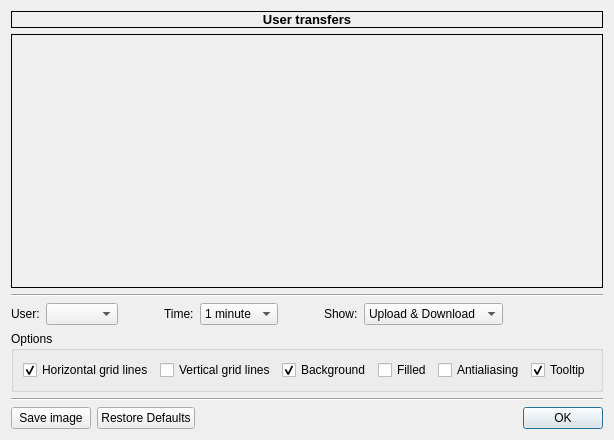
<?xml version="1.0" encoding="UTF-8"?>
<ui version="4.0">
 <class>UserTransfersGraphDialogClass</class>
 <widget class="QDialog" name="UserTransfersGraphDialogClass">
  <property name="geometry">
   <rect>
    <x>0</x>
    <y>0</y>
    <width>563</width>
    <height>440</height>
   </rect>
  </property>
  <property name="windowTitle">
   <string>User transfers graph</string>
  </property>
  <property name="windowIcon">
   <iconset resource="images.qrc">
    <normaloff>:/images/16_graph.png</normaloff>:/images/16_graph.png</iconset>
  </property>
  <layout class="QVBoxLayout" name="verticalLayout">
   <item>
    <widget class="QLabel" name="labelTitle">
     <property name="font">
      <font>
       <pointsize>10</pointsize>
       <weight>75</weight>
       <bold>true</bold>
      </font>
     </property>
     <property name="frameShape">
      <enum>QFrame::Box</enum>
     </property>
     <property name="text">
      <string>User transfers</string>
     </property>
     <property name="alignment">
      <set>Qt::AlignCenter</set>
     </property>
    </widget>
   </item>
   <item>
    <widget class="QFrame" name="frame">
     <property name="sizePolicy">
      <sizepolicy hsizetype="Preferred" vsizetype="MinimumExpanding">
       <horstretch>0</horstretch>
       <verstretch>0</verstretch>
      </sizepolicy>
     </property>
     <property name="minimumSize">
      <size>
       <width>0</width>
       <height>128</height>
      </size>
     </property>
     <property name="frameShape">
      <enum>QFrame::Box</enum>
     </property>
     <property name="frameShadow">
      <enum>QFrame::Plain</enum>
     </property>
     <layout class="QGridLayout" name="gridLayout_3">
      <property name="margin">
       <number>0</number>
      </property>
      <property name="spacing">
       <number>0</number>
      </property>
      <item row="0" column="0">
       <widget class="DoubleGraphWidget" name="widget" native="true">
        <property name="mouseTracking">
         <bool>true</bool>
        </property>
       </widget>
      </item>
     </layout>
    </widget>
   </item>
   <item>
    <widget class="Line" name="line">
     <property name="orientation">
      <enum>Qt::Horizontal</enum>
     </property>
    </widget>
   </item>
   <item>
    <layout class="QHBoxLayout" name="horizontalLayout_2">
     <item>
      <widget class="QLabel" name="label_3">
       <property name="text">
        <string>User:</string>
       </property>
      </widget>
     </item>
     <item>
      <widget class="QComboBox" name="comboBoxUsers">
       <property name="sizePolicy">
        <sizepolicy hsizetype="Fixed" vsizetype="Fixed">
         <horstretch>0</horstretch>
         <verstretch>0</verstretch>
        </sizepolicy>
       </property>
      </widget>
     </item>
     <item>
      <spacer name="horizontalSpacer_6">
       <property name="orientation">
        <enum>Qt::Horizontal</enum>
       </property>
       <property name="sizeType">
        <enum>QSizePolicy::Fixed</enum>
       </property>
       <property name="sizeHint" stdset="0">
        <size>
         <width>40</width>
         <height>20</height>
        </size>
       </property>
      </spacer>
     </item>
     <item>
      <widget class="QLabel" name="label">
       <property name="sizePolicy">
        <sizepolicy hsizetype="Fixed" vsizetype="Preferred">
         <horstretch>0</horstretch>
         <verstretch>0</verstretch>
        </sizepolicy>
       </property>
       <property name="text">
        <string>Time:</string>
       </property>
      </widget>
     </item>
     <item>
      <widget class="QComboBox" name="comboBoxTime">
       <property name="sizePolicy">
        <sizepolicy hsizetype="Fixed" vsizetype="Fixed">
         <horstretch>0</horstretch>
         <verstretch>0</verstretch>
        </sizepolicy>
       </property>
       <item>
        <property name="text">
         <string>1 minute</string>
        </property>
       </item>
       <item>
        <property name="text">
         <string>1 hour</string>
        </property>
       </item>
       <item>
        <property name="text">
         <string>24 hours</string>
        </property>
       </item>
      </widget>
     </item>
     <item>
      <spacer name="horizontalSpacer_5">
       <property name="orientation">
        <enum>Qt::Horizontal</enum>
       </property>
       <property name="sizeType">
        <enum>QSizePolicy::Fixed</enum>
       </property>
       <property name="sizeHint" stdset="0">
        <size>
         <width>40</width>
         <height>20</height>
        </size>
       </property>
      </spacer>
     </item>
     <item>
      <widget class="QLabel" name="label_2">
       <property name="sizePolicy">
        <sizepolicy hsizetype="Fixed" vsizetype="Preferred">
         <horstretch>0</horstretch>
         <verstretch>0</verstretch>
        </sizepolicy>
       </property>
       <property name="text">
        <string>Show:</string>
       </property>
      </widget>
     </item>
     <item>
      <widget class="QComboBox" name="comboBoxShow">
       <property name="sizePolicy">
        <sizepolicy hsizetype="Fixed" vsizetype="Fixed">
         <horstretch>0</horstretch>
         <verstretch>0</verstretch>
        </sizepolicy>
       </property>
       <item>
        <property name="text">
         <string>Upload &amp; Download</string>
        </property>
       </item>
       <item>
        <property name="text">
         <string>Upload</string>
        </property>
       </item>
       <item>
        <property name="text">
         <string>Download</string>
        </property>
       </item>
      </widget>
     </item>
     <item>
      <spacer name="horizontalSpacer_4">
       <property name="orientation">
        <enum>Qt::Horizontal</enum>
       </property>
       <property name="sizeHint" stdset="0">
        <size>
         <width>40</width>
         <height>20</height>
        </size>
       </property>
      </spacer>
     </item>
    </layout>
   </item>
   <item>
    <layout class="QHBoxLayout" name="horizontalLayout_3">
     <item>
      <widget class="QGroupBox" name="groupBox">
       <property name="sizePolicy">
        <sizepolicy hsizetype="Preferred" vsizetype="Preferred">
         <horstretch>0</horstretch>
         <verstretch>0</verstretch>
        </sizepolicy>
       </property>
       <property name="title">
        <string>Options</string>
       </property>
       <layout class="QGridLayout" name="gridLayout">
        <item row="0" column="2">
         <widget class="QCheckBox" name="checkBoxH">
          <property name="sizePolicy">
           <sizepolicy hsizetype="Fixed" vsizetype="Preferred">
            <horstretch>0</horstretch>
            <verstretch>0</verstretch>
           </sizepolicy>
          </property>
          <property name="text">
           <string>Horizontal grid lines</string>
          </property>
          <property name="checked">
           <bool>true</bool>
          </property>
         </widget>
        </item>
        <item row="0" column="3">
         <widget class="QCheckBox" name="checkBoxV">
          <property name="sizePolicy">
           <sizepolicy hsizetype="Fixed" vsizetype="Preferred">
            <horstretch>0</horstretch>
            <verstretch>0</verstretch>
           </sizepolicy>
          </property>
          <property name="text">
           <string>Vertical grid lines</string>
          </property>
          <property name="checked">
           <bool>false</bool>
          </property>
         </widget>
        </item>
        <item row="0" column="5">
         <widget class="QCheckBox" name="checkBoxFilled">
          <property name="sizePolicy">
           <sizepolicy hsizetype="Fixed" vsizetype="Preferred">
            <horstretch>0</horstretch>
            <verstretch>0</verstretch>
           </sizepolicy>
          </property>
          <property name="text">
           <string>Filled</string>
          </property>
         </widget>
        </item>
        <item row="0" column="6">
         <widget class="QCheckBox" name="checkBoxAntialiasing">
          <property name="sizePolicy">
           <sizepolicy hsizetype="Fixed" vsizetype="Fixed">
            <horstretch>0</horstretch>
            <verstretch>0</verstretch>
           </sizepolicy>
          </property>
          <property name="text">
           <string>Antialiasing</string>
          </property>
         </widget>
        </item>
        <item row="0" column="4">
         <widget class="QCheckBox" name="checkBoxBackground">
          <property name="sizePolicy">
           <sizepolicy hsizetype="Fixed" vsizetype="Fixed">
            <horstretch>0</horstretch>
            <verstretch>0</verstretch>
           </sizepolicy>
          </property>
          <property name="text">
           <string>Background</string>
          </property>
          <property name="checked">
           <bool>true</bool>
          </property>
         </widget>
        </item>
        <item row="0" column="7">
         <widget class="QCheckBox" name="checkBoxTooltip">
          <property name="text">
           <string>Tooltip</string>
          </property>
          <property name="checked">
           <bool>true</bool>
          </property>
         </widget>
        </item>
        <item row="0" column="8">
         <spacer name="horizontalSpacer_3">
          <property name="orientation">
           <enum>Qt::Horizontal</enum>
          </property>
          <property name="sizeHint" stdset="0">
           <size>
            <width>150</width>
            <height>20</height>
           </size>
          </property>
         </spacer>
        </item>
       </layout>
      </widget>
     </item>
    </layout>
   </item>
   <item>
    <widget class="Line" name="line_2">
     <property name="orientation">
      <enum>Qt::Horizontal</enum>
     </property>
    </widget>
   </item>
   <item>
    <layout class="QHBoxLayout" name="horizontalLayout">
     <item>
      <widget class="QPushButton" name="pushButtonSave">
       <property name="sizePolicy">
        <sizepolicy hsizetype="Fixed" vsizetype="Fixed">
         <horstretch>0</horstretch>
         <verstretch>0</verstretch>
        </sizepolicy>
       </property>
       <property name="text">
        <string>Save image</string>
       </property>
       <property name="icon">
        <iconset resource="images.qrc">
         <normaloff>:/images/o_screenshot.png</normaloff>:/images/o_screenshot.png</iconset>
       </property>
       <property name="autoDefault">
        <bool>false</bool>
       </property>
      </widget>
     </item>
     <item>
      <widget class="QPushButton" name="pushButtonRestore">
       <property name="sizePolicy">
        <sizepolicy hsizetype="Fixed" vsizetype="Fixed">
         <horstretch>0</horstretch>
         <verstretch>0</verstretch>
        </sizepolicy>
       </property>
       <property name="text">
        <string>Restore Defaults</string>
       </property>
       <property name="icon">
        <iconset resource="images.qrc">
         <normaloff>:/images/o_update.png</normaloff>:/images/o_update.png</iconset>
       </property>
       <property name="autoDefault">
        <bool>false</bool>
       </property>
      </widget>
     </item>
     <item>
      <spacer name="horizontalSpacer">
       <property name="orientation">
        <enum>Qt::Horizontal</enum>
       </property>
       <property name="sizeHint" stdset="0">
        <size>
         <width>40</width>
         <height>20</height>
        </size>
       </property>
      </spacer>
     </item>
     <item>
      <widget class="QPushButton" name="pushButtonOK">
       <property name="sizePolicy">
        <sizepolicy hsizetype="Fixed" vsizetype="Fixed">
         <horstretch>0</horstretch>
         <verstretch>0</verstretch>
        </sizepolicy>
       </property>
       <property name="text">
        <string>OK</string>
       </property>
       <property name="icon">
        <iconset resource="images.qrc">
         <normaloff>:/images/o_ok.png</normaloff>:/images/o_ok.png</iconset>
       </property>
       <property name="autoDefault">
        <bool>false</bool>
       </property>
       <property name="default">
        <bool>true</bool>
       </property>
      </widget>
     </item>
    </layout>
   </item>
  </layout>
 </widget>
 <customwidgets>
  <customwidget>
   <class>DoubleGraphWidget</class>
   <extends>QWidget</extends>
   <header>doublegraphwidget.h</header>
   <container>1</container>
  </customwidget>
 </customwidgets>
 <resources>
  <include location="images.qrc"/>
 </resources>
 <connections/>
</ui>
